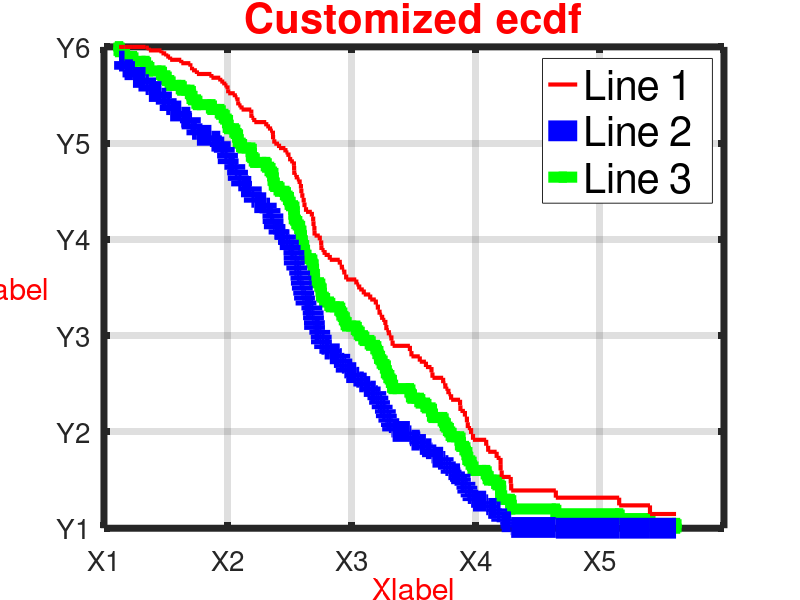

This figure's MATLAB source:
rng('default')

% Given data
R = wblrnd(100,2,100,1);

ecdf(R,'Function','survivor','Alpha',0.05,'Bounds','on');

% Get plotted lines, 3 in total
h = get(gca,'children');


% Customize First line 
set(h(1),'LineWidth',3, 'color', 'red', 'LineStyle', '-');

% Customize second line 
set(h(2),'LineWidth',15, 'color', 'blue', 'LineStyle', '-');

% Customize third line 
set(h(3),'LineWidth',8, 'color', 'green', 'Marker', '+', 'LineStyle', '-');

% axes label
xlabel('Xlabel', 'color', 'red')
ylabel('Ylabel', 'color', 'red')
xticklabels({'X1'; 'X2'; 'X3';'X4'; 'X5'})
yticklabels({'Y1'; 'Y2'; 'Y3';'Y4'; 'Y5'; 'Y6'; 'Y7'; 'Y8';'Y9'; 'Y10'})
% display ylabel horizontally
hYLabel = get(gca,'YLabel');
set(hYLabel,'rotation',0,'VerticalAlignment','middle',  'HorizontalAlignment','right')


% Customizing axes /Borders/ labels 
set(gca,'XGrid','on', 'YGrid', 'on', 'Fontsize', 20,'linewidth', 5);


% legend
[~,b] = legend([h(1) h(2) h(3)],{'Line 1 ','Line 2', 'Line 3'}, 'FontSize',30);
set(findobj(b,'-property','MarkerSize'),'MarkerSize',30);

title('Customized ecdf','color', 'red', 'fontSize', 30)

